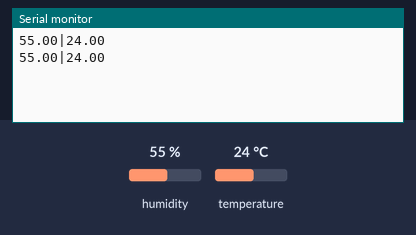
Bench run of a sketch on a simulated Arduino Uno, built with avr-gcc and run on an emulated ATmega328P. On the bench: the last lines printed to the serial monitor. The test bench sets the inputs (shaded band); at power-on: humidity 55 %, temperature 24 °C.

Above: at 4.8 s.
4.9 s: humidity set to 22 %
At 6.5 s:
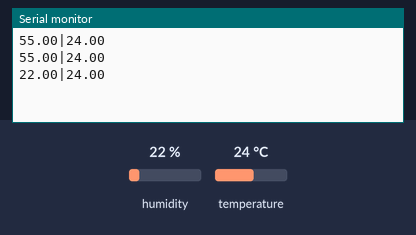
7.9 s: temperature set to 12 °C
At 8.9 s:
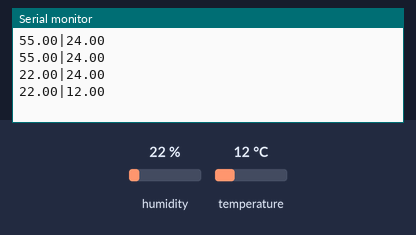
10.9 s: humidity set to 40 %
At 12.5 s:
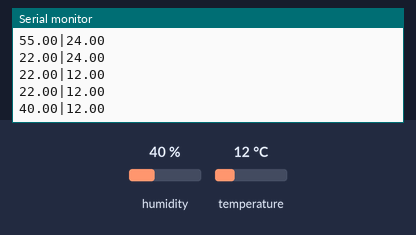
Timing chart, 0 to 14.0 s (numbered marks = the images above; inputs shaded):
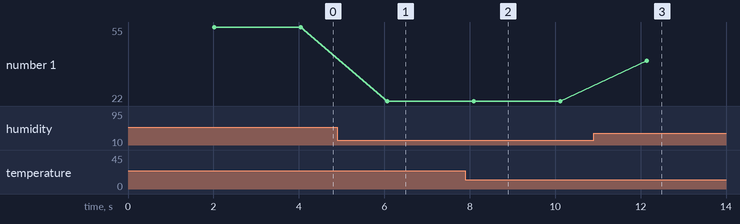

Measured:
- after the input at 4.9 s, the serial monitor: prints a new line after 1.2 s (image 1)
- after the input at 7.9 s, the serial monitor: prints a new line after 0.20 s (image 2)
- after the input at 10.9 s, the serial monitor: prints a new line after 1.2 s (image 3)
- plotted number 1: 55 → 22 after the input at 4.9 s, 22 → 40 after the input at 10.9 s

The sketch:

temperature_and_humidity.ino
```cpp
#include "DHT.h"
#define DHTPIN 2
#define DHTTYPE DHT11

DHT dht(DHTPIN, DHTTYPE);

void setup() {
  Serial.begin(9600);
  dht.begin(); // initialize the sensor
}

void loop() {
  // wait a few seconds between measurements.
  delay(2000);

  // read humidity
  float humi  = dht.readHumidity();
  // read temperature as Celsius
  float tempC = dht.readTemperature();

  // Don't print to serial if any reads failed
  if (!isnan(humi) || !isnan(tempC)) {
    Serial.print(humi);
    Serial.print("|");
    Serial.print(tempC);
    Serial.println();
  }
}
```
